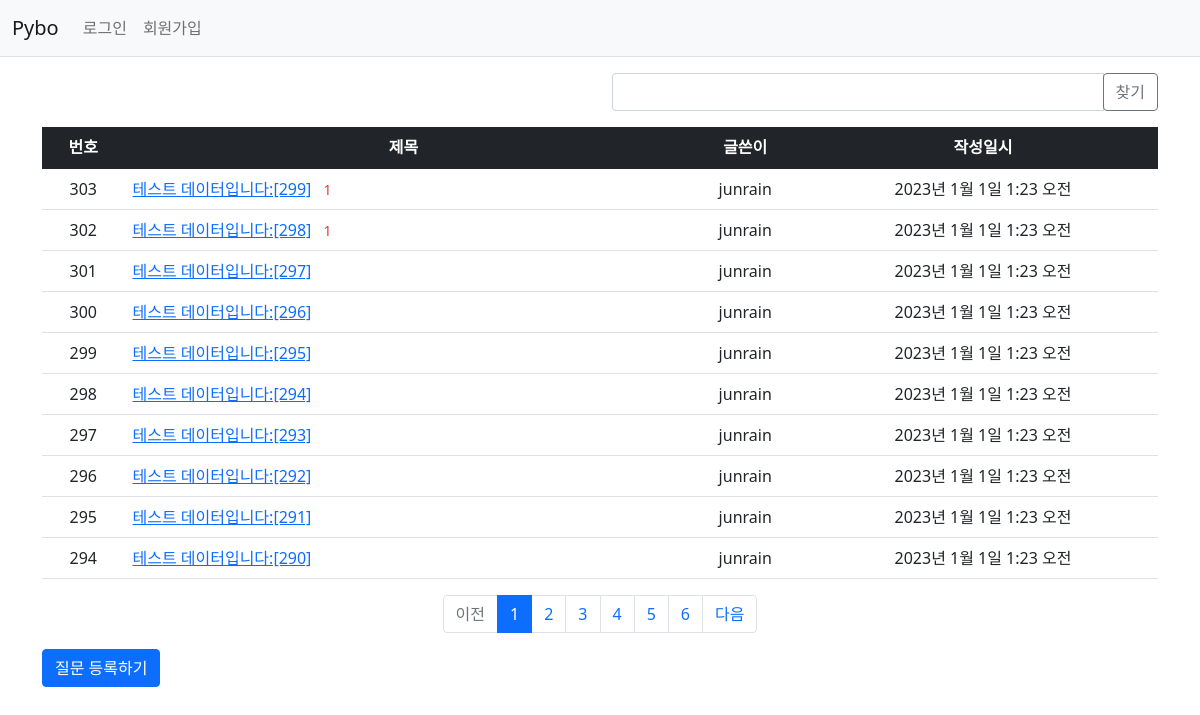
Page /pybo/ on the earlier database version.
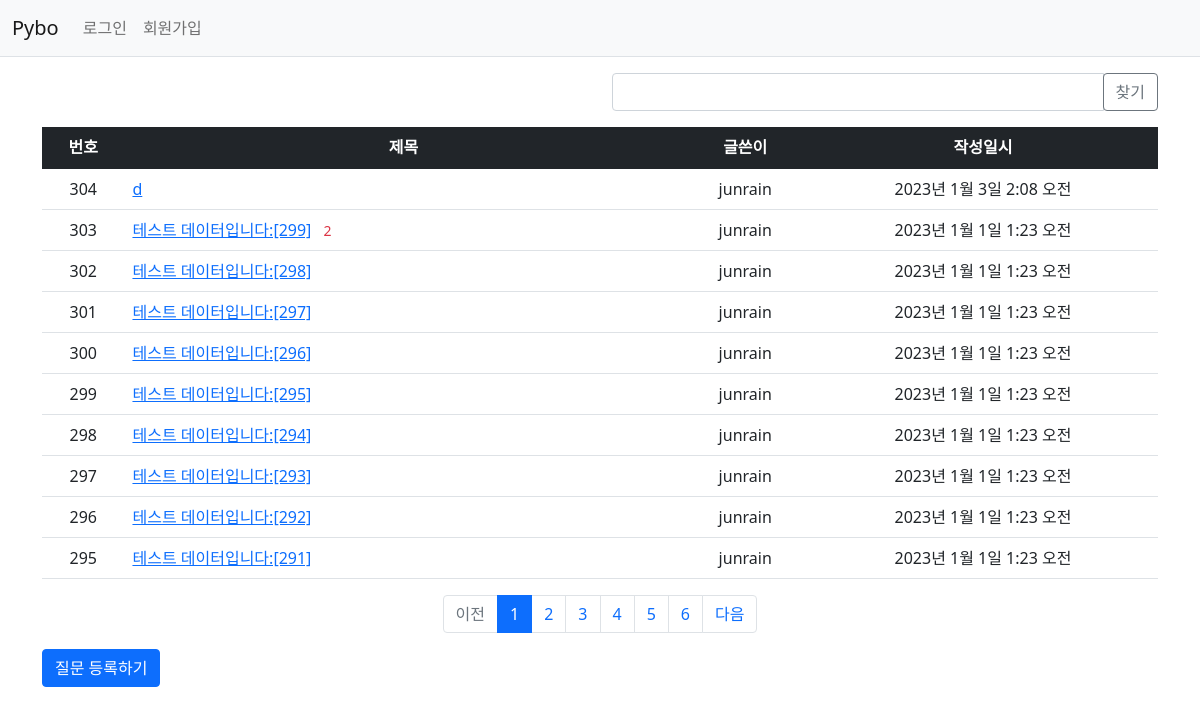
Same page on the later database version.
### pybo/models.py (models this page shows, shortened)
class Question(models.Model):
    author = models.ForeignKey(User, on_delete=models.CASCADE, related_name='author_question')
    subject = models.CharField(max_length=200)# 제한된 글자시 CharFiled 사용
    content = models.TextField()# 글자 제한 없을 시 TextFiled() 사용.
    modify_date = models.DateTimeField(null=True, blank=True)
    create_date = models.DateTimeField()
    voter = models.ManyToManyField(User, related_name='voter_question') # 추천인 추가, User를 둘다 사용함으로 User모델로 접근할 때 author 기준인지 voter 기준인지 모호해짐 -->related_name 인수 추가

### pybo/views/base_views.py (the view, shortened to what this page needs)
# urls.py: path('', base_views.index, name='index'), # '/'에 해당하는 path
def index(request):
    page= request.GET.get('page',1) # 페이지, GET으로 호출 됐을경우, page 디폴트 값이 1 을 의미
    kw= request.GET.get('kw', '') # 검색어
    question_list = Question.objects.order_by('-create_date') # order_by -> 조회 결과를 정렬, '-' 유 : 역방향 정렬/무 : 순방향 정렬
    paginator =  Paginator(question_list, 10) # 페이지당 10개씩 보여주기
    page_obj = paginator.get_page(page) # 요청된 페이지에 해당된 객체
    context = {'question_list': page_obj,'page':page,'kw':kw}
    return render(request, 'pybo/question_list.html', context)

### pybo/templatetags/pybo_filter.py (called while the page is built)
@register.filter
def sub(value, arg):
    return value - arg

### templates/pybo/question_list.html (shortened to what this page needs)
{% extends 'base.html' %}
{% load pybo_filter %}
{% block content %}
<div class="container my-3">
    <div class="row my-3">
        <div class="col-6">
        </div>
        <div class="col-6">
            <div class="input-group">
                <input type="text" id="search_kw" class="form-control" value="{{ kw|default_if_none:'' }}">
                <div class="input-group-append">
                    <button class="btn btn-outline-secondary" type="button" id="btn_search">찾기</button>
                </div>
            </div>
        </div>
    </div>
    <table class="table">
        <thead>
        <tr class="text-center table-dark">
            <th>번호</th>
            <th style="width:50%">제목</th>
            <th>글쓴이</th>
            <th>작성일시</th>
        </tr>
        </thead>
        <tbody>
        {% if question_list %}
        {% for question in question_list %}
        <tr class="text-center">
           <td>
                {{ question_list.paginator.count|sub:question_list.start_index|sub:forloop.counter0|add:1 }}
            </td>
            <td class="text-start">
                <a href="{% url 'pybo:detail' question.id %}">{{ question.subject }}</a>
                {% if question.answer_set.count > 0 %}
                <span class="text-danger small mx-2">{{ question.answer_set.count }}</span>
                {% endif %}
            </td>
            <td>{{ question.author.username }}</td>
            <td>{{ question.create_date }}</td>
        </tr>
        {% endfor %}
        {% else %}
        <tr>
            <td colspan="4">질문이 없습니다.</td>
        </tr>
        {% endif %}
        </tbody>
    </table>
    <ul class="pagination justify-content-center">
        {% if question_list.has_previous %}
        <li class="page-item">
            <a class="page-link" data-page="{{ question_list.previous_page_number }}"
           href="javascript:void(0)">이전</a>
        </li>
        {% else %}
        <li class="page-item disabled">
            <a class="page-link" tabindex="-1" aria-disabled="true" href="#">이전</a>
        </li>
        {% endif %}
        {% for page_number in question_list.paginator.page_range %}
        {% if page_number >= question_list.number|add:-5 and page_number <= question_list.number|add:5 %}
        {% if page_number == question_list.number %}
        <li class="page-item active" aria-current="page">
            <a class="page-link" data-page="{{ page_number }}"
           href="javascript:void(0)">{{ page_number }}</a>
        </li>
        {% else %}
        <li class="page-item">
            <a class="page-link" data-page="{{ page_number }}"
           href="javascript:void(0)">{{ page_number }}</a>
        </li>
        {% endif %}
        {% endif %}
        {% endfor %}
        {% if question_list.has_next %}
        <li class="page-item">
           <a class="page-link" data-page="{{ question_list.next_page_number }}"
           href="javascript:void(0)">다음</a>
        </li>
        {% else %}
        <li class="page-item disabled">
            <a class="page-link" tabindex="-1" aria-disabled="true" href="#">다음</a>
        </li>
        {% endif %}
    </ul>
    <a href="{% url 'pybo:question_create' %}" class="btn btn-primary">질문 등록하기</a>
</div>
{% endblock %}

Differences in the rows shown:
no longer on this page (row unchanged): Question: paginator.count|sub "294", subject "테스트 데이터입니다:[290]", author.username "junrain", create_date "2023년 1월 1일 1:23 오전"
added Question: paginator.count|sub "304", subject "d", author.username "junrain", create_date "2023년 1월 3일 2:08 오전"
computed for Question "테스트 데이터입니다:[299]": answer_set.count "1" → "2"
shown differently, row unchanged: Question "테스트 데이터입니다:[298]": answer_set.count "1" → (not shown)
